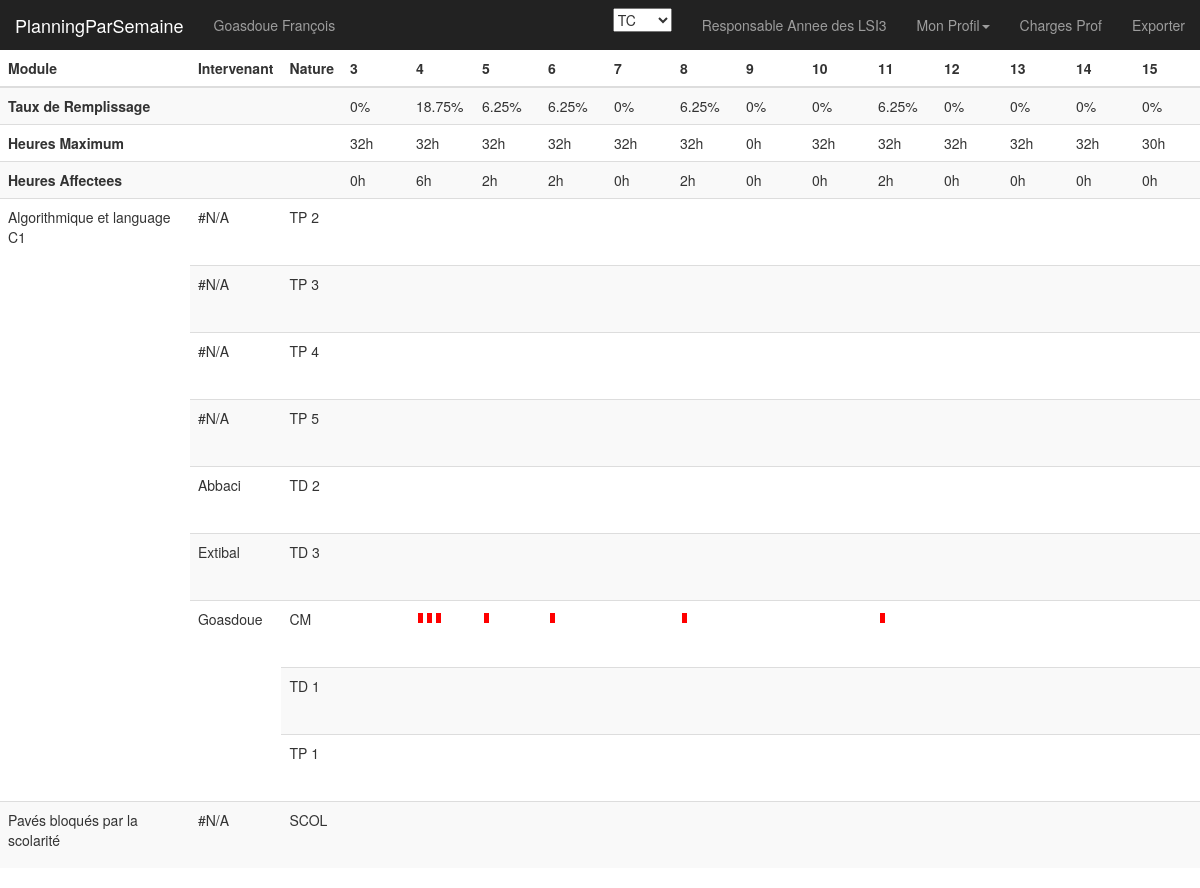
Screenshot of /planningParSemaine/controleur/index.php (signed in) with the database file from the repository.
### tables this page shows
CREATE TABLE `semaine` (
  `semaine` int(11) unsigned NOT NULL,
  `nombreHeuresMax` int(11) unsigned NOT NULL,
  `description` varchar(50) DEFAULT NULL,
  PRIMARY KEY (`semaine`)
);

CREATE TABLE `module` (
  `module` varchar(20) NOT NULL COMMENT 'identifiant du module',
  `public` varchar(20) NOT NULL COMMENT 'Formation, à choisir parmi {par exemple, EII2, TC, Commun IMR1-EII2}',
  `semestre` varchar(10) NOT NULL DEFAULT 'S1' COMMENT 'Semestre EIO ou période IMR',
  `libelle` varchar(50) NOT NULL COMMENT 'Label (nom long) du module',
  `responsable` varchar(10) DEFAULT NULL COMMENT 'Responsable du module (FK vers login de user)',
  PRIMARY KEY (`module`),
  KEY `FK_module_responsable_idx` (`responsable`),
  CONSTRAINT `FK_enseignants` FOREIGN KEY (`responsable`) REFERENCES `enseignant` (`login`) ON DELETE NO ACTION ON UPDATE NO ACTION
);

### planningParSemaine/controleur/index.php (called while the page is built, shortened)
<?php
	$superlogged = $_SESSION['superlogged'];
	$logged = $_SESSION['logged'];
	$edit=false;
	require_once('../modele/get_promo.php');
	$Tabpromo =get_promo();
	if(!isset($_POST["promo"]))
		$promo = 'TC';
	else
		$promo = $_POST["promo"];
	if($superlogged)
		$edit = true;
	else if($logged){
		$edit = ($promo == $_SESSION['promo']);
	}
	require_once('../modele/query.php');
	$tabSemaine=Array();
while( $enregistrement = $select->fetch() )
{
  $tabSemaine[$enregistrement->semaine]=Array("semaine"=>$enregistrement->semaine,"heuresAffectees"=>$enregistrement->heuresAffectees,"nombreHeuresMax"=>$enregistrement->nombreHeuresMax);
}
	require_once("../vue/index.php");
	?>

### planningParSemaine/modele/get_promo.php (called while the page is built)
<?php
function get_promo()
{
	$xml=simplexml_load_file("../modele/responsables.xml") or die("Error: Cannot create object");
	$result = $xml->xpath('//promo');
	foreach($result as $value){
		$promo[] = (String) $value;
	}
	return $promo;
}

### planningParSemaine/modele/query.php (called while the page is built, shortened)
<?php
	require_once('../modele/conf/connexion.php');
$select = $connection->prepare("select semaine.semaine, ifnull(sum(nbHeures),0) AS `heuresAffectees`,public, nombreHeuresMax  from affectationsemaine join module on(affectationsemaine.module = module.module and (public like :public or public ='Tous') and partie like if(public like '%commun%',if(partie like '%TD%',:public,partie),partie)) right join semaine on(affectationsemaine.semaine = semaine.semaine)   group by semaine.semaine");
$select->execute(Array('public'=>'%'.$promo.'%'));
$select2->execute(Array('promo'=>'%'.$promo.'%'));
?>

### planningParSemaine/vue/index.php (the view, shortened to what this page needs)
<!DOCTYPE html>
<html lang="en">
  <head>
    <link href="../vue/css/bootstrap.min.css" rel="stylesheet">
    <link href="../vue/css/dashboard.css" rel="stylesheet">
  </head>
  <body>
    <nav class="navbar navbar-inverse navbar-fixed-top">
      <div class="container-fluid">
        <div class="navbar-header">
          <a class="navbar-brand" href="#">PlanningParSemaine </a>
        </div>
        <div id="navbar" class="navbar-collapse collapse">
		  <ul class="nav navbar-nav navbar-left">
			<li><a>
			<?php
				if($logged){
					echo $_SESSION['nom']." ".$_SESSION['prenom'];
				}
				else{
					echo "Visiteur";
				}
			?>
			</a></li>
		  </ul>
          <ul class="nav navbar-nav navbar-right">
		   <?php
		   if($superlogged){
					echo "<li><a>Directeur des Etudes</a></li>";
					echo '
					<li class="dropdown">
              <a href="" class="dropdown-toggle" data-toggle="dropdown" role="button" aria-expanded="false">Actions<span class="caret"></span></a>
              <ul class="dropdown-menu" role="menu">
                <li><a href="affectermodules.php">Affecter des modules</a></li>
                <li><a href="services.php">Voir le service des enseignant</a></li>
              </ul>
            </li>
				';
				}
			else if ($logged){
				echo "<li><a>Responsable Annee des ".$_SESSION["promo"]."</a></li>";
			}
			if($logged){
				echo '
					<li class="dropdown">
              <a href="" class="dropdown-toggle" data-toggle="dropdown" role="button" aria-expanded="false">Mon Profil<span class="caret"></span></a>
              <ul class="dropdown-menu" role="menu">
                <li><a href="editmdp.php">Editer mon MDP</a></li>
                <li><a href="editmail.php">Editer mon @</a></li>
                <li class="divider"></li>
                <li><a href="logout.php">Se deconnecter</a></li>
              </ul>
            </li>
				';
				echo "<li><a href='charges.php'>Charges Prof</a></li>";
			}
			else{
				echo "<li><a href='login.php'>Se connecter</a></li>";
            }
            ?>
			<li><a href='export.php'>Exporter</a></li>
          </ul>
          <form class="navbar-form navbar-right" method="post" action="./index.php">
            <select name="promo" onchange="this.form.submit();">
					<?php
					foreach($Tabpromo as $cle => $valeur){
						if($promo ==$valeur)
							echo "<option selected='selected'>".$valeur."</option>";
						else
							echo "<option>".$valeur."</option>";
					}
					?>
			</select>
          </form>
        </div>
      </div>
    </nav>
    <div class="container-fluid">
      <div class="row">
		<div class="table-responsive">
            <table class="table table-striped">
              <thead>
                <tr>
                  <th>Module</th>
                  <th>Intervenant</th>
                  <th>Nature</th>
                  <?php
					foreach($tabSemaine as  $key=>$value){
						echo "<th>".$value["semaine"]."</th>";
					}
					?>
                </tr>
              </thead>
              <tbody>
				<?php
				if($logged && $edit){
					echo "<tr><th>Taux de Remplissage</th><td/><td/><td/>";
				}
				else {
					echo "<tr><th>Taux de Remplissage</th><td/><td/>";
				}
				foreach($tabSemaine as  $key=>$value){
						$i=$value["semaine"];
						if($value["nombreHeuresMax"]!=0){
							$taux_remplissage=$value["heuresAffectees"]/$value["nombreHeuresMax"]*100;
						}
						else {
							$taux_remplissage = 0;
						}
						echo "<td class='TR' id='TR_".$i."'>".$taux_remplissage."%</td>";
					}
					echo "</tr>";
				if($logged && $edit){
					echo "<tr><th>Heures Maximum</th><td/><td/><td/>";
				}
				else {
					echo "<tr><th>Heures Maximum</th><td/><td/>";
				}
				foreach($tabSemaine as  $key=>$value){
						$i=$value["semaine"];
						echo "<td class='HM' id='HM_".$i."'>".$value["nombreHeuresMax"]."h</td>";
					}
					echo "</tr>";
				if($logged && $edit){
					echo "<tr><th>Heures Affectees</th><td/><td/><td/>";
				}
				else {
					echo "<tr><th>Heures Affectees</th><td/><td/>";
				}
				foreach($tabSemaine as  $key=>$value){
						$i=$value["semaine"];
						echo "<td class='HA' id='HA_".$i."'>".$value["heuresAffectees"]."h</td>";
					}
					echo "</tr>";
			     $finsemaine = end($tabSemaine);
				 $finsemaine =  $finsemaine["semaine"];
				 $once = false;
				 $c1=1;
				 $c2=1;
				 while( $enregistrement = $select2->fetch() )
					{
					echo "<tr>";
					if(!$once){
						$heuresRestantes = $enregistrement->heuresRestantes;
						$libelle=$enregistrement->libelle;
						$r1=$enregistrement->r1;
						$nom=$enregistrement->nom;
						$r2=$enregistrement->r2;
						$partie=$enregistrement->partie;
						$module=$enregistrement->module;
						$enseignant=$enregistrement->enseignant;
						if($enregistrement->groupe ==1){
							$groupe = "GROUPE";
						}
						else{
							$groupe = "NORMAL";
						}
						if($nom ==Null){
							$nom ="#N/A";
							$enseignant = "NULL";
						}
						if($r2 ==0){
							$r2=1;
						}
						if($c1==1){
							 echo "<td rowspan='".$r1."'>".$libelle."</td>";
						}
						if($c2==1){
							 echo "<td rowspan='".$r2."'>".$nom."</td>";
						}
						echo "<td class=\"type\">".$partie."</td>";
						if($edit){
							echo "<td id=\"".$module."_".$enseignant."_".$partie."\" class=\"quantity\">";
							for($j=1;$j<=$heuresRestantes/2;$j++){
									echo "<div class=\"course\" id=\"".$module."_".$enseignant."_".$partie."_"."item".$j."_".$groupe."\" draggable=\"true\"></div>";
								}
							if($heuresRestantes %2 ==1){
								echo "<div class=\"course\" id=\"".$module."_".$enseignant."_".$partie."_"."half".$j."_".$groupe."\" draggable=\"true\" style=\"background-color:blue\"></div>";
								$j++;
							}
							echo "</td>";
						}
						else{
							$j=0;
						}
						$once=true;
						}
					do{
						$semaine=$enregistrement->semaine;
						$nbHeures=$enregistrement->nbHeures;
						echo "<td> <div class='week' id='".$module."_".$enseignant."_".$partie."_".$semaine."'>";
						if($nbHeures != Null){
							for($k=1;$k<=$nbHeures/2;$k++){
								$j++;
								echo "<div class=\"course\" id=\"".$module."_".$enseignant."_".$partie."_"."item".$j."_".$groupe."\" draggable=\"true\"></div>";
							}
						}
						echo "</div></td>";
						if($semaine < $finsemaine)
							$enregistrement = $select2->fetch();
					}
					while($semaine<$finsemaine);
					$once = false;
					$c1++;
					$c2++;
					if($c1>$r1){
						$c1=1;
					}
					if($c2>$r2){
						$c2=1;
					}
					echo "</tr>";
					}
				?>
              </tbody>
            </table>
          </div>
        </div>
    </div>
  </body>
</html>

### planningParSemaine/vue/css/dashboard.css (style rules this page uses)
body { padding-top: 50px; }
.navbar-fixed-top { border: 0; }

### planningParSemaine/vue/index.php (style rules this page uses)
div.course { height:10px; width:5px; background:red; margin:2px; display:inline-block; }
div.week { height:50px; width:50px; }

### rows the page displays
semaine: semaine "3", taux_remplissage "0", nombreHeuresMax "32", heuresAffectees "0"
semaine: semaine "4", taux_remplissage "18.75", nombreHeuresMax "32", heuresAffectees "6"
semaine: semaine "5", taux_remplissage "6.25", nombreHeuresMax "32", heuresAffectees "2"
semaine: semaine "6", taux_remplissage "6.25", nombreHeuresMax "32", heuresAffectees "2"
semaine: semaine "7", taux_remplissage "0", nombreHeuresMax "32", heuresAffectees "0"
semaine: semaine "8", taux_remplissage "6.25", nombreHeuresMax "32", heuresAffectees "2"
semaine: semaine "9", nombreHeuresMax "0", heuresAffectees "0"
semaine: semaine "10", taux_remplissage "0", nombreHeuresMax "32", heuresAffectees "0"
semaine: semaine "11", taux_remplissage "6.25", nombreHeuresMax "32", heuresAffectees "2"
semaine: semaine "12", taux_remplissage "0", nombreHeuresMax "32", heuresAffectees "0"
semaine: semaine "13", taux_remplissage "0", nombreHeuresMax "32", heuresAffectees "0"
semaine: semaine "14", taux_remplissage "0", nombreHeuresMax "32", heuresAffectees "0"
semaine: semaine "15", taux_remplissage "0", nombreHeuresMax "30", heuresAffectees "0"
module: libelle "Algorithmique et language C1", nom "#N/A", partie "TP 2", partie "TP 3", partie "TP 4", partie "TP 5", nom "Abbaci", partie "TD 2", nom "Extibal", partie "TD 3", nom "Goasdoue", partie "CM", partie "TD 1", partie "TP 1"
module: libelle "Pavés bloqués par la scolarité", nom "#N/A", partie "SCOL"

### other values shown
$_SESSION['nom'] "Goasdoue"
$_SESSION['prenom'] "François"
$_SESSION["promo"] "LSI3"
form field promo "TC"
